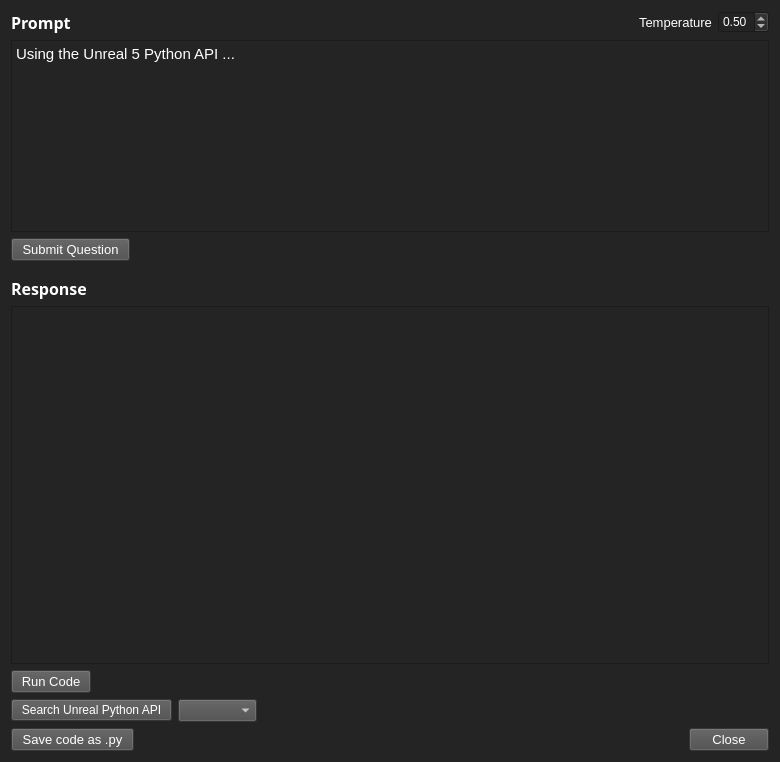
<?xml version="1.0" encoding="UTF-8"?>
<ui version="4.0">
 <class>Form</class>
 <widget class="QWidget" name="Form">
  <property name="geometry">
   <rect>
    <x>0</x>
    <y>0</y>
    <width>780</width>
    <height>762</height>
   </rect>
  </property>
  <property name="windowTitle">
   <string>Form</string>
  </property>
  <property name="styleSheet">
   <string notr="true">background-color: rgb(36, 36, 36);</string>
  </property>
  <layout class="QVBoxLayout" name="verticalLayout">
   <item>
    <layout class="QHBoxLayout" name="horizontalLayout_4">
     <item>
      <widget class="QLabel" name="label_3">
       <property name="font">
        <font>
         <family>Artifakt Element</family>
         <pointsize>12</pointsize>
         <weight>75</weight>
         <bold>true</bold>
        </font>
       </property>
       <property name="styleSheet">
        <string notr="true">color: rgb(255, 255, 255);</string>
       </property>
       <property name="text">
        <string>Prompt</string>
       </property>
      </widget>
     </item>
     <item>
      <spacer name="horizontalSpacer_5">
       <property name="orientation">
        <enum>Qt::Horizontal</enum>
       </property>
       <property name="sizeHint" stdset="0">
        <size>
         <width>40</width>
         <height>20</height>
        </size>
       </property>
      </spacer>
     </item>
     <item>
      <widget class="QLabel" name="label">
       <property name="font">
        <font>
         <pointsize>10</pointsize>
        </font>
       </property>
       <property name="toolTip">
        <string>Temperature is a parameter that controls the “creativity” or randomness
of the text generated by the AI model.  A higher temperature (e.g., 0.7) 
results in more diverse and creative output, while a lower temperature 
(e.g., 0.2) makes the output more deterministic and focused.</string>
       </property>
       <property name="toolTipDuration">
        <number>-3</number>
       </property>
       <property name="styleSheet">
        <string notr="true">color: rgb(255, 255, 255);
font: 10pt &quot;MS Shell Dlg 2&quot;;</string>
       </property>
       <property name="text">
        <string>Temperature</string>
       </property>
      </widget>
     </item>
     <item>
      <widget class="QDoubleSpinBox" name="spinBox_temp">
       <property name="styleSheet">
        <string notr="true">color: rgb(255, 255, 255);</string>
       </property>
       <property name="maximum">
        <double>2.000000000000000</double>
       </property>
       <property name="singleStep">
        <double>0.100000000000000</double>
       </property>
       <property name="value">
        <double>0.500000000000000</double>
       </property>
      </widget>
     </item>
    </layout>
   </item>
   <item>
    <widget class="QTextEdit" name="textEdit_prompt">
     <property name="sizePolicy">
      <sizepolicy hsizetype="Expanding" vsizetype="Fixed">
       <horstretch>0</horstretch>
       <verstretch>0</verstretch>
      </sizepolicy>
     </property>
     <property name="font">
      <font>
       <family>MS Shell Dlg 2</family>
       <pointsize>12</pointsize>
       <weight>50</weight>
       <italic>false</italic>
       <bold>false</bold>
      </font>
     </property>
     <property name="toolTip">
      <string/>
     </property>
     <property name="styleSheet">
      <string notr="true">color: rgb(255, 255, 255);
background-color: rgb(36, 36, 36);
font: 12pt &quot;MS Shell Dlg 2&quot;;</string>
     </property>
     <property name="horizontalScrollBarPolicy">
      <enum>Qt::ScrollBarAlwaysOff</enum>
     </property>
     <property name="lineWrapMode">
      <enum>QTextEdit::WidgetWidth</enum>
     </property>
     <property name="html">
      <string>&lt;!DOCTYPE HTML PUBLIC &quot;-//W3C//DTD HTML 4.0//EN&quot; &quot;http://www.w3.org/TR/REC-html40/strict.dtd&quot;&gt;
&lt;html&gt;&lt;head&gt;&lt;meta name=&quot;qrichtext&quot; content=&quot;1&quot; /&gt;&lt;style type=&quot;text/css&quot;&gt;
p, li { white-space: pre-wrap; }
&lt;/style&gt;&lt;/head&gt;&lt;body style=&quot; font-family:'MS Shell Dlg 2'; font-size:12pt; font-weight:400; font-style:normal;&quot;&gt;
&lt;p style=&quot; margin-top:0px; margin-bottom:0px; margin-left:0px; margin-right:0px; -qt-block-indent:0; text-indent:0px;&quot;&gt;&lt;span style=&quot; font-size:11pt;&quot;&gt;Using the Unreal 5 Python API ...&lt;/span&gt;&lt;/p&gt;&lt;/body&gt;&lt;/html&gt;</string>
     </property>
    </widget>
   </item>
   <item>
    <layout class="QHBoxLayout" name="horizontalLayout">
     <item>
      <widget class="QPushButton" name="btn_submitQuestion">
       <property name="font">
        <font>
         <family>MS Shell Dlg 2</family>
         <pointsize>10</pointsize>
         <weight>50</weight>
         <italic>false</italic>
         <bold>false</bold>
        </font>
       </property>
       <property name="styleSheet">
        <string notr="true">color: rgb(255, 255, 255);
font: 10pt &quot;MS Shell Dlg 2&quot;;
background-color: rgb(75, 75, 75);</string>
       </property>
       <property name="text">
        <string>  Submit Question  </string>
       </property>
      </widget>
     </item>
     <item>
      <spacer name="horizontalSpacer">
       <property name="orientation">
        <enum>Qt::Horizontal</enum>
       </property>
       <property name="sizeHint" stdset="0">
        <size>
         <width>40</width>
         <height>20</height>
        </size>
       </property>
      </spacer>
     </item>
    </layout>
   </item>
   <item>
    <spacer name="verticalSpacer">
     <property name="orientation">
      <enum>Qt::Vertical</enum>
     </property>
     <property name="sizeType">
      <enum>QSizePolicy::Fixed</enum>
     </property>
     <property name="sizeHint" stdset="0">
      <size>
       <width>20</width>
       <height>10</height>
      </size>
     </property>
    </spacer>
   </item>
   <item>
    <widget class="QLabel" name="label_2">
     <property name="font">
      <font>
       <family>Artifakt Element</family>
       <pointsize>12</pointsize>
       <weight>75</weight>
       <bold>true</bold>
      </font>
     </property>
     <property name="styleSheet">
      <string notr="true">color: rgb(255, 255, 255);</string>
     </property>
     <property name="text">
      <string>Response</string>
     </property>
    </widget>
   </item>
   <item>
    <widget class="QTextEdit" name="textEdit_response">
     <property name="font">
      <font>
       <family>Courier</family>
       <pointsize>12</pointsize>
       <weight>50</weight>
       <italic>false</italic>
       <bold>false</bold>
      </font>
     </property>
     <property name="styleSheet">
      <string notr="true">color: rgb(255, 255, 255);
font: 12pt &quot;Courier&quot;;</string>
     </property>
     <property name="horizontalScrollBarPolicy">
      <enum>Qt::ScrollBarAlwaysOff</enum>
     </property>
     <property name="html">
      <string>&lt;!DOCTYPE HTML PUBLIC &quot;-//W3C//DTD HTML 4.0//EN&quot; &quot;http://www.w3.org/TR/REC-html40/strict.dtd&quot;&gt;
&lt;html&gt;&lt;head&gt;&lt;meta name=&quot;qrichtext&quot; content=&quot;1&quot; /&gt;&lt;style type=&quot;text/css&quot;&gt;
p, li { white-space: pre-wrap; }
&lt;/style&gt;&lt;/head&gt;&lt;body style=&quot; font-family:'Courier'; font-size:12pt; font-weight:400; font-style:normal;&quot;&gt;
&lt;p style=&quot;-qt-paragraph-type:empty; margin-top:0px; margin-bottom:0px; margin-left:0px; margin-right:0px; -qt-block-indent:0; text-indent:0px;&quot;&gt;&lt;br /&gt;&lt;/p&gt;&lt;/body&gt;&lt;/html&gt;</string>
     </property>
     <property name="placeholderText">
      <string/>
     </property>
    </widget>
   </item>
   <item>
    <layout class="QHBoxLayout" name="horizontalLayout_5">
     <item>
      <widget class="QPushButton" name="btn_run">
       <property name="font">
        <font>
         <family>MS Shell Dlg 2</family>
         <pointsize>10</pointsize>
         <weight>50</weight>
         <italic>false</italic>
         <bold>false</bold>
        </font>
       </property>
       <property name="styleSheet">
        <string notr="true">color: rgb(255, 255, 255);
font: 10pt &quot;MS Shell Dlg 2&quot;;
background-color: rgb(75, 75, 75);</string>
       </property>
       <property name="text">
        <string>Run Code</string>
       </property>
      </widget>
     </item>
     <item>
      <spacer name="horizontalSpacer_2">
       <property name="orientation">
        <enum>Qt::Horizontal</enum>
       </property>
       <property name="sizeHint" stdset="0">
        <size>
         <width>40</width>
         <height>20</height>
        </size>
       </property>
      </spacer>
     </item>
    </layout>
   </item>
   <item>
    <layout class="QHBoxLayout" name="horizontalLayout_2">
     <item>
      <widget class="QPushButton" name="btn_searchRef">
       <property name="styleSheet">
        <string notr="true">color: rgb(255, 255, 255);
font: 10pt &quot;MS Shell Dlg 2&quot;;
background-color: rgb(75, 75, 75);</string>
       </property>
       <property name="text">
        <string>  Search Unreal Python API  </string>
       </property>
      </widget>
     </item>
     <item>
      <widget class="QComboBox" name="comboBox_version">
       <property name="font">
        <font>
         <pointsize>10</pointsize>
        </font>
       </property>
       <property name="styleSheet">
        <string notr="true">color: rgb(255, 255, 255);
font: 10pt &quot;MS Shell Dlg 2&quot;;
background-color: rgb(75, 75, 75);</string>
       </property>
      </widget>
     </item>
     <item>
      <spacer name="horizontalSpacer_4">
       <property name="orientation">
        <enum>Qt::Horizontal</enum>
       </property>
       <property name="sizeHint" stdset="0">
        <size>
         <width>40</width>
         <height>20</height>
        </size>
       </property>
      </spacer>
     </item>
    </layout>
   </item>
   <item>
    <layout class="QHBoxLayout" name="horizontalLayout_3">
     <item>
      <widget class="QPushButton" name="btn_save">
       <property name="font">
        <font>
         <family>MS Shell Dlg 2</family>
         <pointsize>10</pointsize>
         <weight>50</weight>
         <italic>false</italic>
         <bold>false</bold>
        </font>
       </property>
       <property name="styleSheet">
        <string notr="true">color: rgb(255, 255, 255);
font: 10pt &quot;MS Shell Dlg 2&quot;;
background-color: rgb(75, 75, 75);</string>
       </property>
       <property name="text">
        <string>  Save code as .py  </string>
       </property>
      </widget>
     </item>
     <item>
      <spacer name="horizontalSpacer_3">
       <property name="orientation">
        <enum>Qt::Horizontal</enum>
       </property>
       <property name="sizeHint" stdset="0">
        <size>
         <width>40</width>
         <height>20</height>
        </size>
       </property>
      </spacer>
     </item>
     <item>
      <widget class="QPushButton" name="btn_close">
       <property name="font">
        <font>
         <family>MS Shell Dlg 2</family>
         <pointsize>10</pointsize>
         <weight>50</weight>
         <italic>false</italic>
         <bold>false</bold>
        </font>
       </property>
       <property name="styleSheet">
        <string notr="true">color: rgb(255, 255, 255);
font: 10pt &quot;MS Shell Dlg 2&quot;;
background-color: rgb(75, 75, 75);</string>
       </property>
       <property name="text">
        <string>Close</string>
       </property>
      </widget>
     </item>
    </layout>
   </item>
  </layout>
 </widget>
 <resources/>
 <connections/>
 <buttongroups>
  <buttongroup name="buttonGroup"/>
 </buttongroups>
</ui>
